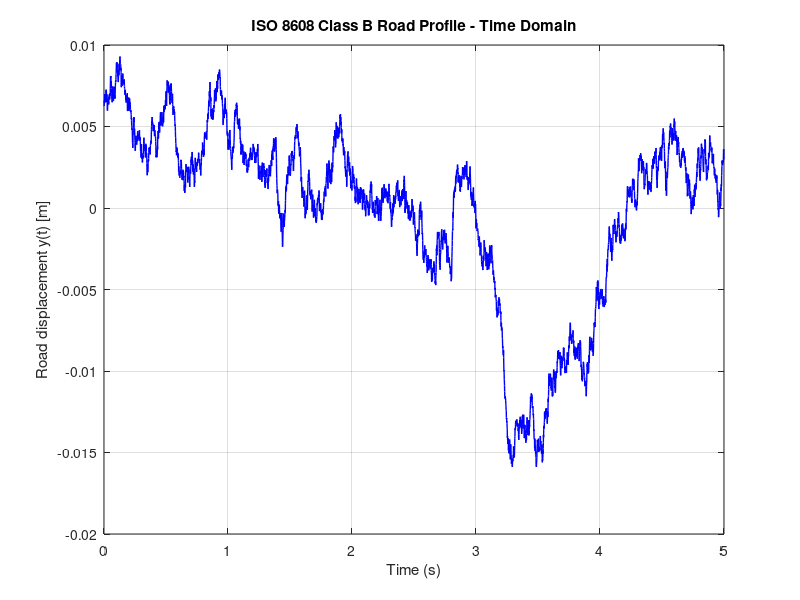
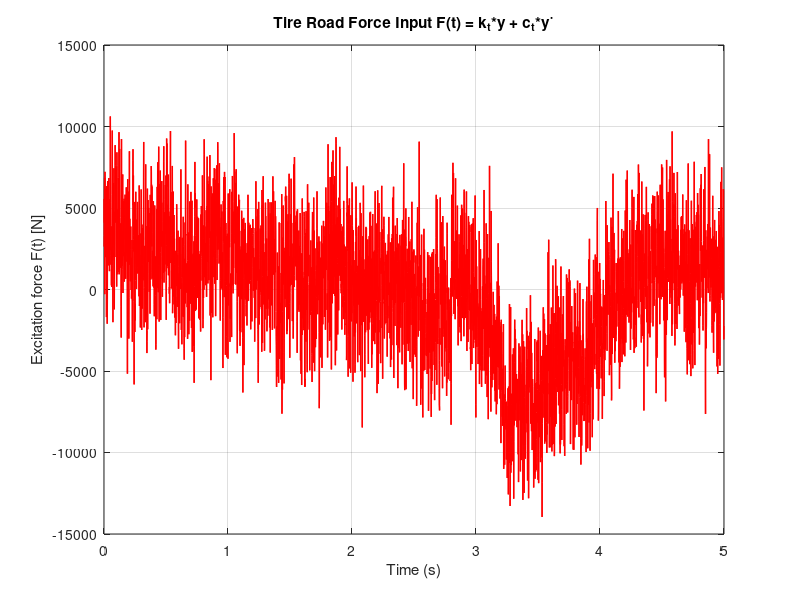
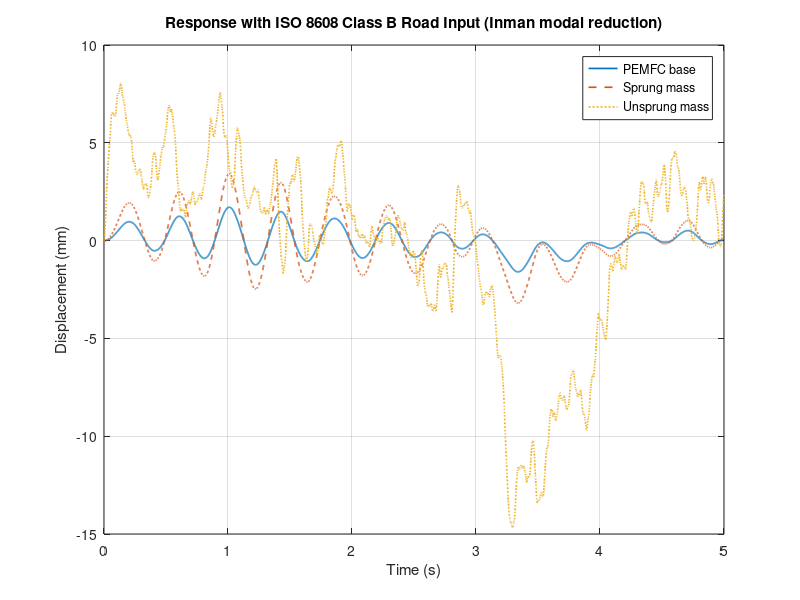
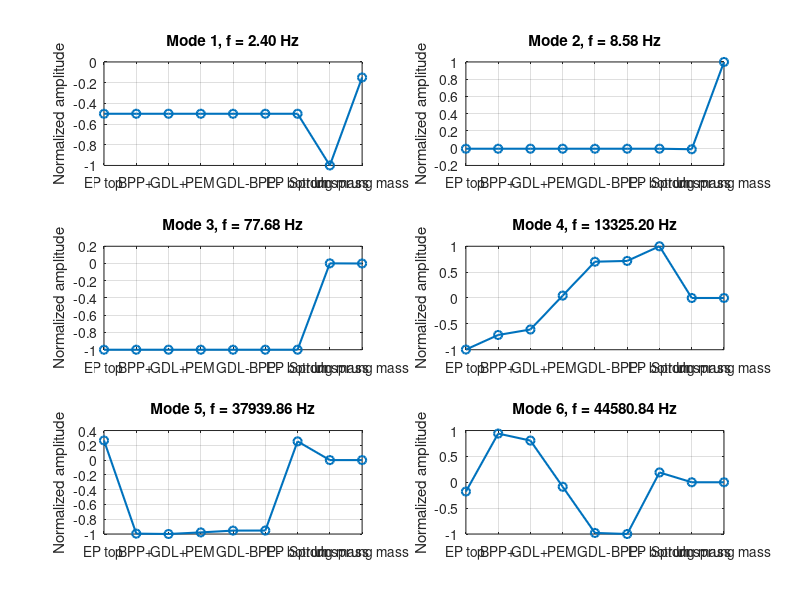

Reproduce these figures in MATLAB, in order. (Note: this script raises an error after producing the figures.)
 clear; clc;

%%  1. PEMFC INTERNAL 7×7 MODEL (UNCOUPLED)

% Endplates
E_ep   = 190e9;                        % Pa
rho_ep = 8000;                         % kg/m^3
A_ep   = 144*144*(0.001^2);            % m^2
L_ep   = 0.02;                         % m
m1 = rho_ep*A_ep*L_ep;

% BPP ribs / main plate
E_rib   = 105e9;                       % Pa
rho_rib = 18000;                       % kg/m^3
A_rib   = (110*110)*(0.001^2);         % m^2
L_bpp   = 0.004;                       % m
m2=A_rib*L_bpp*rho_rib;

% GDL-
E_gdl_minus   = 117e9;                 % Pa
rho_gdl_minus = 8900;                  % kg/m^3
A_gdl         = 110*110*(0.001^2);     % m^2
L_gdl         = 0.0002;                % m
m3=L_gdl*A_gdl*rho_gdl_minus;

% GDL+
E_gdl_plus   = 10e9;                   % Pa
rho_gdl_plus = 439.39;                 % kg/m^3
m4=rho_gdl_plus*L_gdl*A_gdl;

% Gaskets (two per side)
E_g   = 50e6;                          % Pa
rho_g = 1690.90;                       % kg/m^3
A_g   = 3.36*110*(0.001^2);            % m^2
L_g   = 0.00045;                       % m
m5=rho_g*A_g*L_g;

% PEM
E_pem   = 241e6;                       % Pa
rho_pem = 2000;                        % kg/m^3
A_pem   = 110*110*(0.001^2);           % m^2
L_pem   = 0.00005;                     % m
m6=L_pem*A_pem*rho_pem;


M = diag([m1,m2,(m3+(2*m5)),m6,...
               (m4+(2*m5)),m2,m1]);

% Material stiffness
k_endplate   = 4.788e10; 
k_BPP        = 5.775e10;
k_rib        = 1.115e10;
k_edge       = 5.775e10;
k_GDLa       = 9.6525e11;
k_GDLc       = 8.52e10;
k_PEM        = 7.953e9;
k_clamp      = 6.015e9;
k_gasket     = 3.056e10;
n = 1;

k_mount_top = 1e6;
k_endplate = (k_endplate * k_mount_top)/(k_endplate + k_mount_top);

k_plate     = ((1/(k_edge*2+k_rib))+(1/k_BPP))^-1;           
k_bpp_gdlc  = 2*k_gasket + n*k_GDLc;          
k_bpp_gdla  = 2*k_gasket + n*k_GDLa;       
k_GDL_pem   = (2+n)*k_PEM;

% stiffness matrix
K = [k_plate+k_clamp  -k_plate           0           0           0           0     -k_clamp;
    -k_plate          k_plate+k_bpp_gdlc -k_bpp_gdlc 0           0           0      0;
     0               -k_bpp_gdlc        k_bpp_gdlc+k_GDL_pem  -k_GDL_pem     0      0      0;
     0                0                -k_GDL_pem   k_GDL_pem+k_GDL_pem -k_GDL_pem  0      0;
     0                0                 0          -k_GDL_pem  k_GDL_pem+k_bpp_gdla -k_bpp_gdla 0;
     0                0                 0           0          -k_bpp_gdla  k_bpp_gdla+k_plate -k_plate;
    -k_clamp          0                 0           0           0          -k_plate  k_plate+k_clamp];

%% ADD VEHICLE SUSPENSION → EXTENDED 9×9 MODEL

m_s  = 2500;
m_us = 200;

k_s  = 80000;
c_s  = 350;
k_t  = 0.5e6;
c_t  = 15020;

M9 = blkdiag(M, m_s, m_us);
K9 = blkdiag(K, zeros(2));

% mount connection
K9(1,1) = K9(1,1) + k_endplate;
K9(7,7) = K9(7,7) + k_endplate;
K9(7,8) = K9(7,8) - k_endplate;   K9(8,7) = K9(8,7) - k_endplate;
K9(8,8) = K9(8,8) + k_endplate;

% suspension 8<->9 + tire
K9(8,8) = K9(8,8) + k_s;   K9(8,9) = K9(8,9) - k_s;
K9(9,8) = K9(9,8) - k_s;   K9(9,9) = K9(9,9) + k_s + k_t;

C9 = zeros(9);
C9(8,8)=C9(8,8)+c_s; C9(8,9)=C9(8,9)-c_s;
C9(9,8)=C9(9,8)-c_s; C9(9,9)=C9(9,9)+c_s+c_t;


%% 3. ISO 8608 CLASS B RANDOM ROAD PROFILE


Fs = 1000;
T = 5;
t_input = 0:1/Fs:T-1/Fs;
v = 20/3.6;
L = v*T*1.05;
xline = linspace(0,L,20000);

Gd0 = 64e-6; n0 = 0.1; w = 2;
dn = 1/L;
n = (1:4000)*dn;
Gd = Gd0*(n/n0).^(-w);
phi = 2*pi*rand(size(n));

h = sum(sqrt(2*dn*Gd(:)).*cos(2*pi*(n(:)*xline)+phi(:)),1);

y = interp1(xline,h,v*t_input,'linear','extrap');
ydot = gradient(y,1/Fs);

F = zeros(9,length(t_input));
F(9,:) = k_t*y + c_t*ydot;

% y = interp1(xline,h,v*t_input,'linear','extrap');
% ydot = gradient(y,1/Fs);
% F(9,:) = k_t*y + c_t*ydot;

%% PLOT ROAD DISPLACEMENT y(t) AND FORCE F(t)

figure;
plot(t_input, y, 'b', 'LineWidth', 1.0);
xlabel('Time (s)');
ylabel('Road displacement y(t) [m]');
title('ISO 8608 Class B Road Profile - Time Domain');
grid on;

figure;
plot(t_input, F(9,:), 'r', 'LineWidth', 1.0);
xlabel('Time (s)');
ylabel('Excitation force F(t) [N]');
title('Tire Road Force Input F(t) = k_t*y + c_t*y˙');
grid on;


%% 4. INMAN MASS NORMALIZATION & MODAL SOLUTION

L = chol(M9,'lower');
invL = inv(L);

K_hat = invL*K9*invL';
C_hat = invL*C9*invL';
F_hat = invL*F;

[U,D] = eig(K_hat);
omega = sqrt(diag(D));
[omega,idx] = sort(omega);
U = U(:,idx);

Phi_full = inv(L')*U;

% mass-normalize eigenvectors
for i = 1.size(Phi_full,2)
    Phi_full(:,i) = Phi_full(:,i) / sqrt(Phi_full(:,i)'*M9*Phi_full(:,i));
end

fprintf("\nNatural frequencies (Hz):\n");
f = omega/(2*pi);          % Hz
format long g              % nicer numeric formatting
disp(f);


% mode reduction to r DOF
r = 4;
Phi_r = Phi_full(:,1:r);
Omega_r = diag(omega(1:r));

% modal forces using physical F (NOT F_hat)
F_modal = Phi_r' * F;

% modal damping matrix C_m = ΦᵀCΦ
C_modal = Phi_r' * C9 * Phi_r;

% modal damping ratios
zeta = diag(C_modal)./(2*diag(Omega_r));
fprintf("\nModal zeta:\n"); disp(zeta);

%% Duhamel integration
Nt = length(t_input);
dt = t_input(2)-t_input(1);

q = zeros(r,Nt);

for i = 1:r
    wi  = Omega_r(i,i);
    zet = zeta(i);
    wdi = wi*sqrt(1-zet^2);
    Qi  = F_modal(i,:);

    for k = 2:Nt
        tau = 0:dt:t_input(k);
        kernel = exp(-zet*wi*(t_input(k)-tau)) .* sin(wdi*(t_input(k)-tau));
        q(i,k) = sum(Qi(1:k).*kernel) * dt / wdi;
    end
end

x_rec = (Phi_r*q).';


%% 5. PLOTS
figure;
plot(t_input,1e3*x_rec(:,7),'LineWidth',1.2); hold on;
plot(t_input,1e3*x_rec(:,8),'--','LineWidth',1.2);
plot(t_input,1e3*x_rec(:,9),':','LineWidth',1.2);
xlabel('Time (s)'); ylabel('Displacement (mm)');
legend('PEMFC base','Sprung mass','Unsprung mass'); grid on;
title('Response with ISO 8608 Class B Road Input (Inman modal reduction)');


%%  6. MODE SHAPE PLOTS (FULL 9-DOF SYSTEM)
% Normalize each mode for plotting (max abs = 1 per column)
Phi9_plot = Phi_full ./ max(abs(Phi_full), [], 1);

% Optional: DOF labels for nicer x-ticks
dof_labels = { ...
    'EP top', ...      % 1
    'BPP+',   ...      % 2
    'GDL+',   ...      % 3
    'PEM',    ...      % 4
    'GDL-',   ...      % 5
    'BPP-',   ...      % 6
    'EP bottom', ...   % 7
    'Sprung mass', ... % 8
    'Unsprung mass'};  % 9

n_modes_to_plot = 6;   % plot first 6 modes (change if you want more)

figure;
for k = 1:n_modes_to_plot
    subplot(3,2,k);
    plot(1:9, Phi9_plot(:,k), '-o', 'LineWidth', 1.5);
    grid on;
    xlim([1 9]);
    xticks(1:9);
    xticklabels(dof_labels);
    xtickangle(45);
    ylabel('Normalized amplitude');
    title(sprintf('Mode %d, f = %.2f Hz', k, omega(k)/(2*pi)));
end
sgtitle('Full 9-DOF PEMFC + Suspension Mode Shapes');
